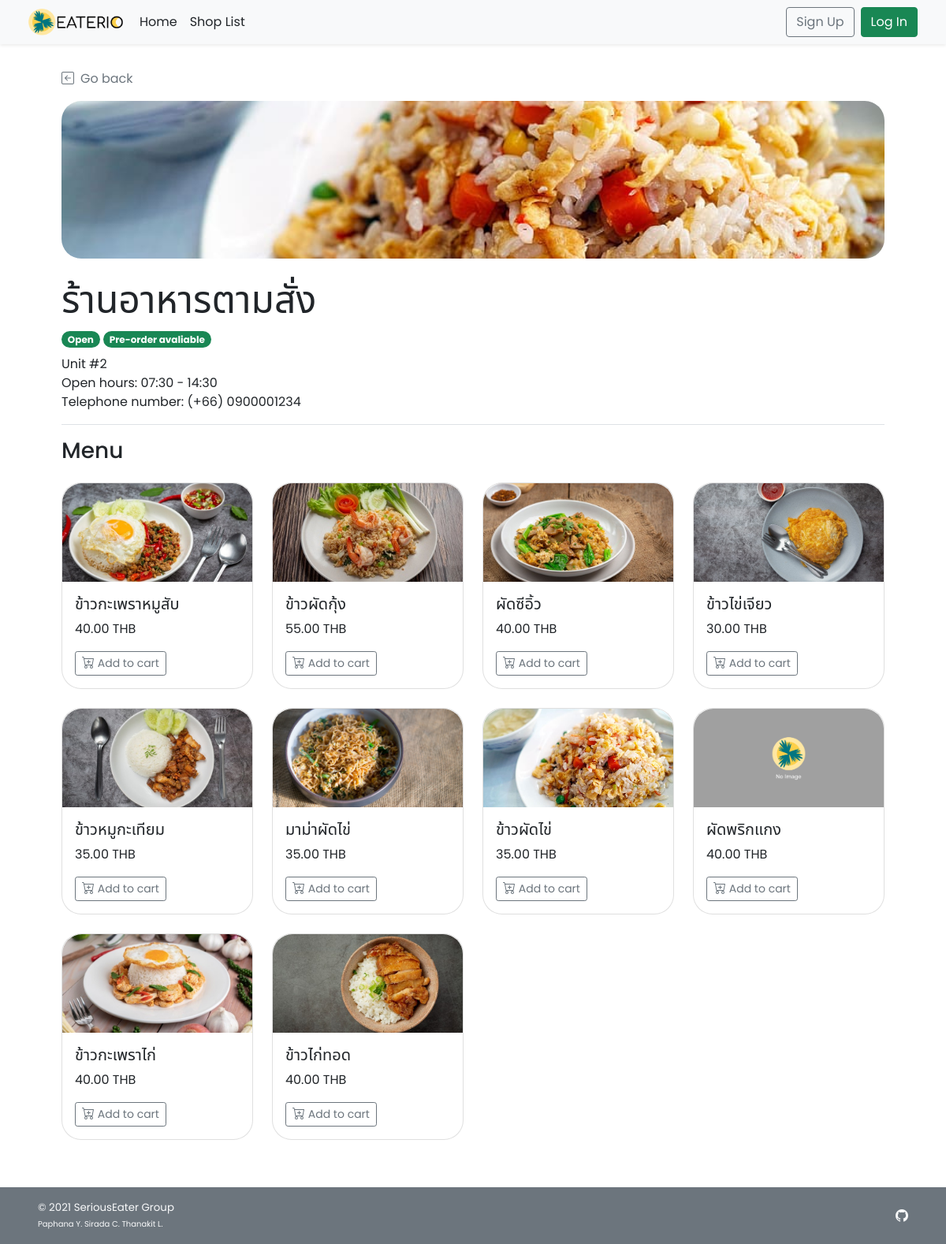
Page /shop_menu.php?s_id=1 on the committed database.
### tables this page shows
CREATE TABLE `shop` (
  `s_id` int(11) NOT NULL,
  `s_username` varchar(45) NOT NULL,
  `s_pwd` varchar(45) NOT NULL,
  `s_name` varchar(100) NOT NULL,
  `s_location` varchar(100) NOT NULL,
  `s_openhour` time NOT NULL,
  `s_closehour` time NOT NULL,
  `s_status` tinyint(4) NOT NULL DEFAULT 1 COMMENT 'Shop ready for taking an order or not (True for open, False for close)',
  `s_preorderStatus` tinyint(4) NOT NULL DEFAULT 1 COMMENT 'Shop is ready for tomorrow pre-order or not',
  `s_email` varchar(100) NOT NULL,
  `s_phoneno` varchar(45) NOT NULL,
  `s_pic` text DEFAULT NULL
);

CREATE TABLE `food` (
  `f_id` int(11) NOT NULL,
  `s_id` int(11) NOT NULL,
  `f_name` varchar(100) NOT NULL,
  `f_price` decimal(6,2) NOT NULL,
  `f_todayavail` tinyint(4) NOT NULL DEFAULT 1 COMMENT 'Food is available to order or not',
  `f_preorderavail` tinyint(4) NOT NULL DEFAULT 1,
  `f_pic` text DEFAULT NULL
);

### shop_menu.php (the view, shortened to what this page needs)
<!DOCTYPE html>
<html lang="en">
<head>
    <?php
        include("conn_db.php");
        include('head.php');
    ?>
    <link href="css/main.css" rel="stylesheet">
    <link href="css/menu.css" rel="stylesheet">
</head>
<body class="d-flex flex-column h-100">
    <?php include('nav_header.php')?>
    <?php
        $s_id = $_GET["s_id"];
        $query = "SELECT s_name,s_location,s_openhour,s_closehour,s_status,s_preorderstatus,s_phoneno,s_pic
        FROM shop WHERE s_id = {$s_id} LIMIT 0,1";
        $result = $mysqli -> query($query);
        $shop_row = $result -> fetch_array();
    ?>
    <div class="container px-5 py-4" id="shop-body">
        <a class="nav nav-item text-decoration-none text-muted mb-3" href="#" onclick="history.back();">
            <i class="bi bi-arrow-left-square me-2"></i>Go back
        </a>
        <div class="mb-3 text-wrap" id="shop-header">
            <div class="rounded-25 mb-4" id="shop-img" style="
                    background: url(
                        <?php
                            if(is_null($shop_row["s_pic"])){echo "'img/default.png'";}
                            else{echo "'img/{$shop_row['s_pic']}'";}
                        ?>
                    ) center; height: 200px;
                    background-size: cover; background-repeat: no-repeat;
                    background-position: center;">
            </div>
            <h1 class="display-5 strong"><?php echo $shop_row["s_name"];?></h1>
            <ul class="list-unstyled">
                <li class="my-2">
                    <?php
                        $now = date('H:i:s');
                        if((($now < $shop_row["s_openhour"])||($now > $shop_row["s_closehour"]))||($shop_row["s_status"]==0)){
                    ?>
                    <span class="badge rounded-pill bg-danger">Closed</span>
                    <?php }else{ ?>
                    <span class="badge rounded-pill bg-success">Open</span>
                    <?php }
                        if($shop_row["s_preorderstatus"]==1){
                    ?>
                    <span class="badge rounded-pill bg-success">Pre-order avaliable</span>
                    <?php }else{ ?>
                    <span class="badge rounded-pill bg-danger">Pre-order Unavaliable</span>
                    <?php } ?>
                </li>
                <li class=""><?php echo $shop_row["s_location"];?></li>
                <li class="">Open hours:
                    <?php
                        $open = explode(":",$shop_row["s_openhour"]);
                        $close = explode(":",$shop_row["s_closehour"]);
                        echo $open[0].":".$open[1]." - ".$close[0].":".$close[1];
                    ?>
                </li>
                <li class="">Telephone number: <?php echo "(+66) ".$shop_row["s_phoneno"];?></li>
            </ul>
        </div>
        <h3 class="border-top py-3 mt-2">Menu</h3>
        <div class="row row-cols-1 row-cols-md-2 row-cols-lg-4 align-items-stretch mb-1">
        <?php
            $query = "SELECT * FROM food WHERE s_id = {$s_id} AND NOT(f_todayavail  = 0 AND f_preorderavail = 0)";
            $result = $mysqli -> query($query);
            if($result ->num_rows > 0){
                while($food_row = $result->fetch_array()){
        ?>
            <div class="col">
                <div class="card rounded-25 mb-4">
                    <a href="food_item.php?<?php echo "s_id=".$food_row["s_id"]."&f_id=".$food_row["f_id"]?>" class="text-decoration-none text-dark">
                        <div class="card-img-top">
                            <img
                                <?php
                                if(is_null($food_row["f_pic"])){echo "src='img/default.png'";}
                                else{echo "src=\"img/{$food_row['f_pic']}\"";}
                                ?>
                                style="width:100%; height:125px; object-fit:cover;"
                                class="img-fluid" alt="<?php echo $food_row["f_name"]?>">
                        </div>
                        <div class="card-body">
                            <h5 class="card-title fs-5"><?php echo $food_row["f_name"]?></h5>
                            <p class="card-text"><?php echo $food_row["f_price"]?> THB</p>
                            <a href="food_item.php?<?php echo "s_id=".$food_row["s_id"]."&f_id=".$food_row["f_id"]?>" class="btn btn-sm mt-3 btn-outline-secondary">
                                 Add to cart
                            </a>
                        </div>
                    </a>
                </div>
            </div>
            <?php
                    }
                }
            ?>
        </div>
    </div>
    <footer
        class="footer d-flex flex-wrap justify-content-between align-items-center px-5 py-3 mt-2 bg-secondary text-light">
        <span class="smaller-font">&copy; 2021 SeriousEater Group<br /><span class="xsmall-font">Paphana Y. Sirada C.
                Thanakit L.</span></span>
        <ul class="nav justify-content-end list-unstyled d-flex">
            <li class="ms-3"><a class="text-light" target="_blank" href="https://github.com/waterthatfrozen/EATERIO"><i
                        class="bi bi-github"></i></a></li>
        </ul>
    </footer>
</body>
</html>

### css/main.css (style rules this page uses)
html { height: 100%; }
body { height: 100%; padding-top: 4rem; margin-bottom: -50px; font-family: 'Poppins', 'Noto Sans Thai', sans-serif; }
a { cursor: pointer; }
.bi { vertical-align: -.125em; fill: currentColor; }
.smaller-font { font-size: smaller; }
.xsmall-font { font-size: x-small; }
.rounded-25 { border-radius: 25px; }

### css/menu.css (style rules this page uses)
html, body { height: 100%; }
.card img { width: 100%; border-radius: 25px 25px 0px 0px; }

### rows in the picture
shop: s_pic (picture), s_name "ร้านอาหารตามสั่ง", s_location "Unit #2", s_openhour "07", s_openhour "30", s_closehour "14", s_closehour "30", s_phoneno "0900001234"
food: f_pic (picture), f_name "ข้าวกะเพราหมูสับ", f_price "40.00"
food: f_pic (picture), f_name "ข้าวผัดกุ้ง", f_price "55.00"
food: f_pic (picture), f_name "ผัดซีอิ้ว", f_price "40.00"
food: f_pic (picture), f_name "ข้าวไข่เจียว", f_price "30.00"
food: f_pic (picture), f_name "ข้าวหมูกะเทียม", f_price "35.00"
food: f_pic (picture), f_name "มาม่าผัดไข่", f_price "35.00"
food: f_pic (picture), f_name "ข้าวผัดไข่", f_price "35.00"
food: shows a picture, f_name "ผัดพริกแกง", f_price "40.00"
food: f_pic (picture), f_name "ข้าวกะเพราไก่", f_price "40.00"
food: f_pic (picture), f_name "ข้าวไก่ทอด", f_price "40.00"
